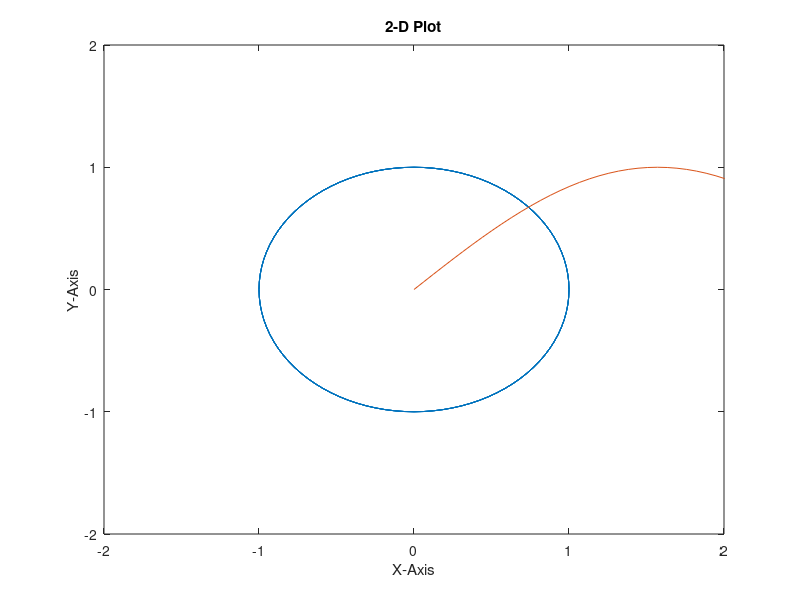
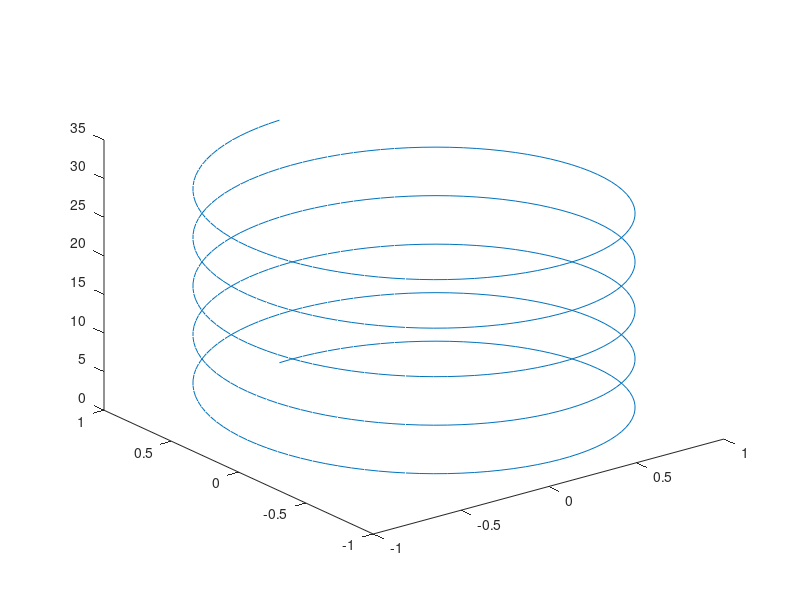

These figures' MATLAB source, in order:
%%%%%%%%%%%%%%%%%%%%%%%%%%%%%%%%%%%%%%%%%%%%%%%%%%%%%%%%%%%%%%%%%%%%%%%%%%%
%
% Use: plotexmpl.m
% 
% This script file creates two plots one 2-D and one 3-D.
%
% Author:   C3C Shankar Kulumani   USAFA/CS-19   719-333-4741
%
% Inputs:
%    none
%
% Outputs:
%    Figure 1 - 2D plot
%    Figure 2 - 3D Plot
% 
% Globals: None
% 
% Constants: None
% 
% Coupling: None
%
% References:
%    Astro 201 Lesson 27
%%%%%%%%%%%%%%%%%%%%%%%%%%%%%%%%%%%%%%%%%%%%%%%%%%%%%%%%%%%%%%%%%%%%%%%%%%%

t=0:pi/50:10*pi;
x=sin(t);
y=cos(t);

figure(2)
plot3(x,y,t)

figure(1)
plot(x,y)
xlim([-2,2])
ylim([-2,2])
title('2-D Plot')
xlabel('X-Axis')
ylabel('Y-Axis')

hold on
plot(t,x)